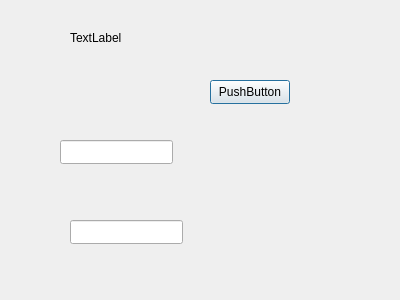
<?xml version="1.0" encoding="UTF-8"?>
<ui version="4.0">
 <class>existingUserLoginPage</class>
 <widget class="QDialog" name="existingUserLoginPage">
  <property name="geometry">
   <rect>
    <x>0</x>
    <y>0</y>
    <width>400</width>
    <height>300</height>
   </rect>
  </property>
  <property name="windowTitle">
   <string>Dialog</string>
  </property>
  <widget class="QPushButton" name="loginButton">
   <property name="geometry">
    <rect>
     <x>210</x>
     <y>80</y>
     <width>80</width>
     <height>24</height>
    </rect>
   </property>
   <property name="text">
    <string>PushButton</string>
   </property>
  </widget>
  <widget class="QLineEdit" name="usernameEdit">
   <property name="geometry">
    <rect>
     <x>60</x>
     <y>140</y>
     <width>113</width>
     <height>24</height>
    </rect>
   </property>
  </widget>
  <widget class="QLineEdit" name="passwordEdit">
   <property name="geometry">
    <rect>
     <x>70</x>
     <y>220</y>
     <width>113</width>
     <height>24</height>
    </rect>
   </property>
  </widget>
  <widget class="QLabel" name="loginLabel">
   <property name="geometry">
    <rect>
     <x>70</x>
     <y>30</y>
     <width>60</width>
     <height>16</height>
    </rect>
   </property>
   <property name="text">
    <string>TextLabel</string>
   </property>
  </widget>
 </widget>
 <resources/>
 <connections/>
</ui>
